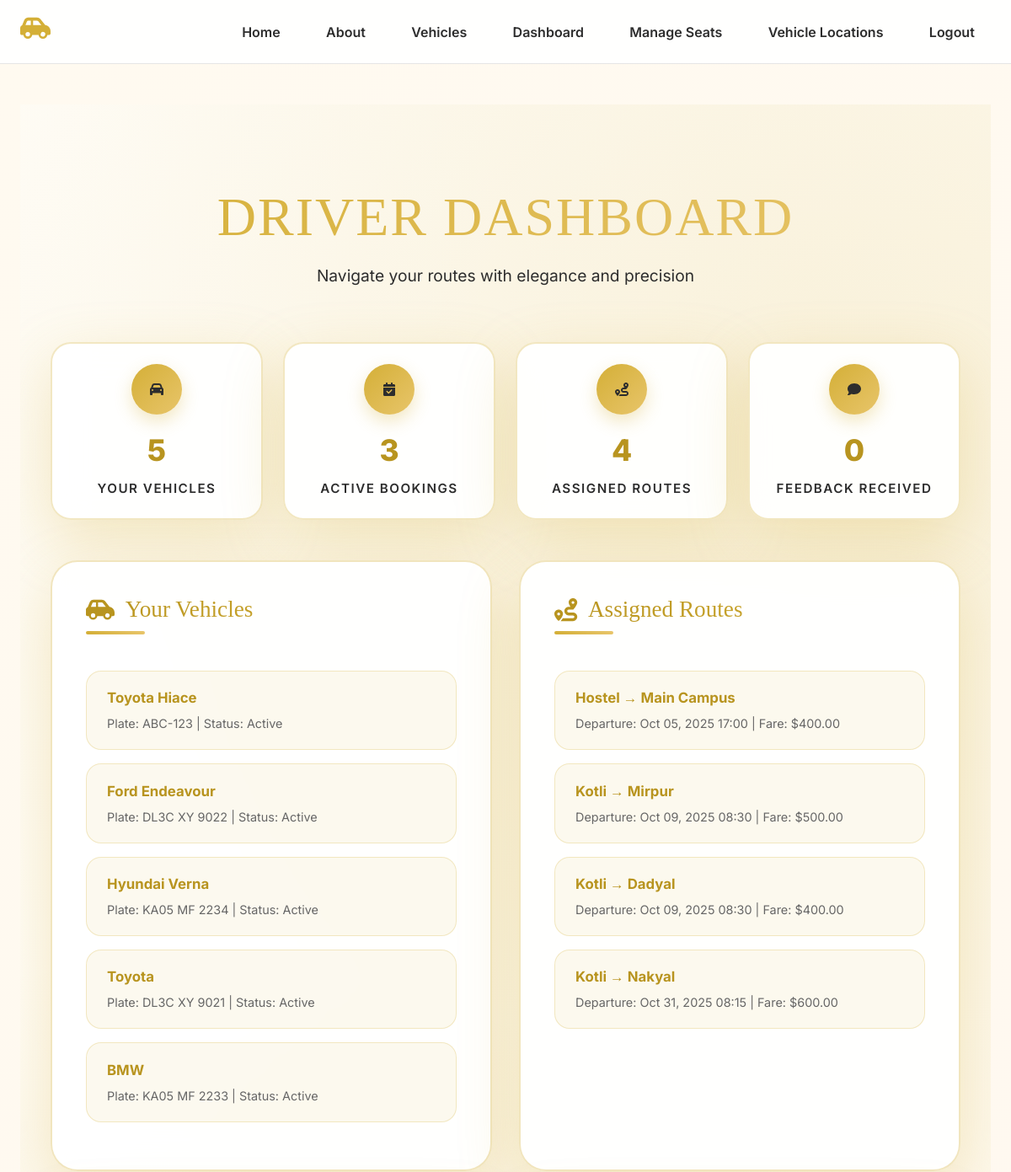
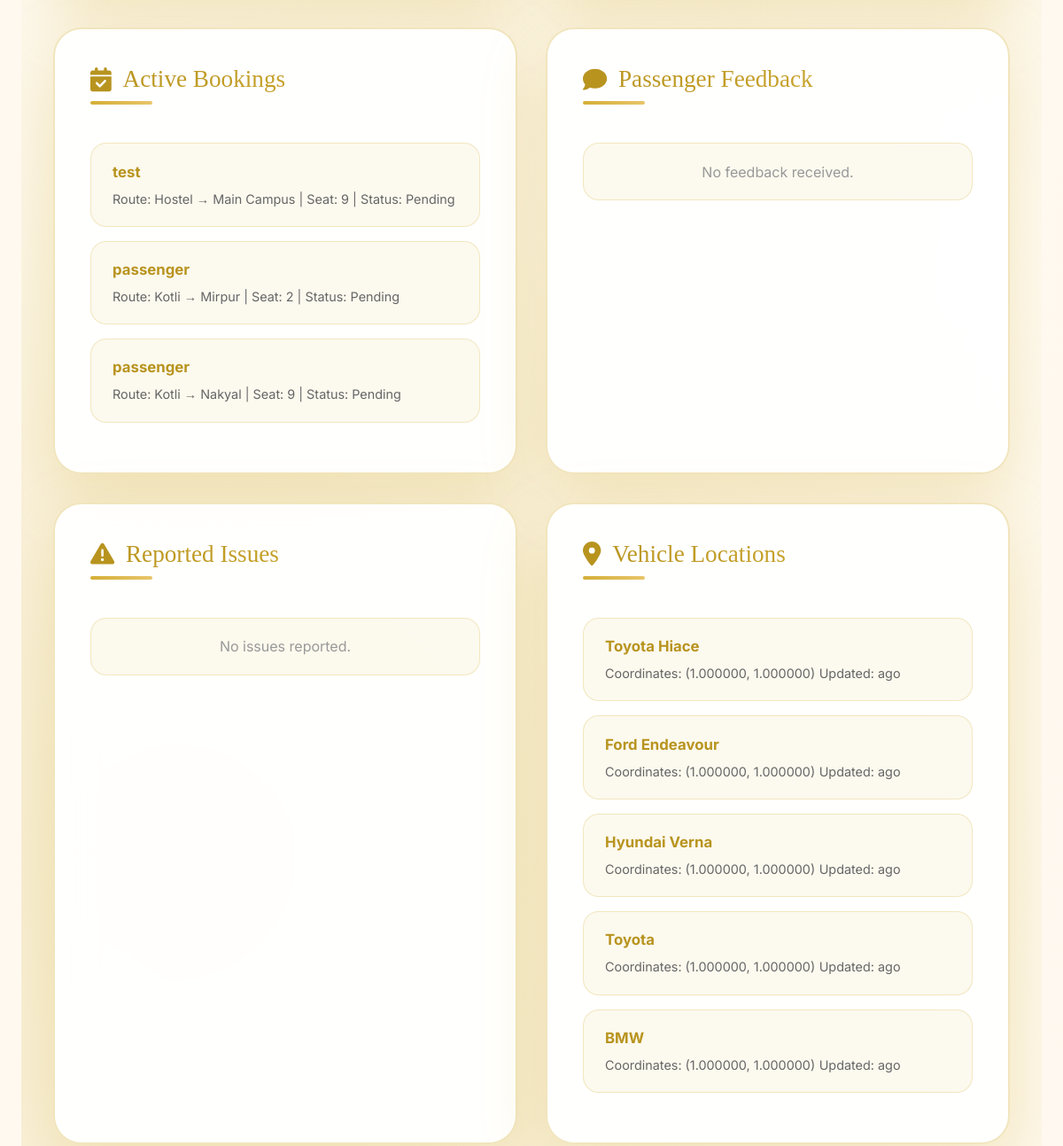
Page /driver/dashboard/ (signed in, upper part) on the earlier database version (2 pictures, top to bottom).
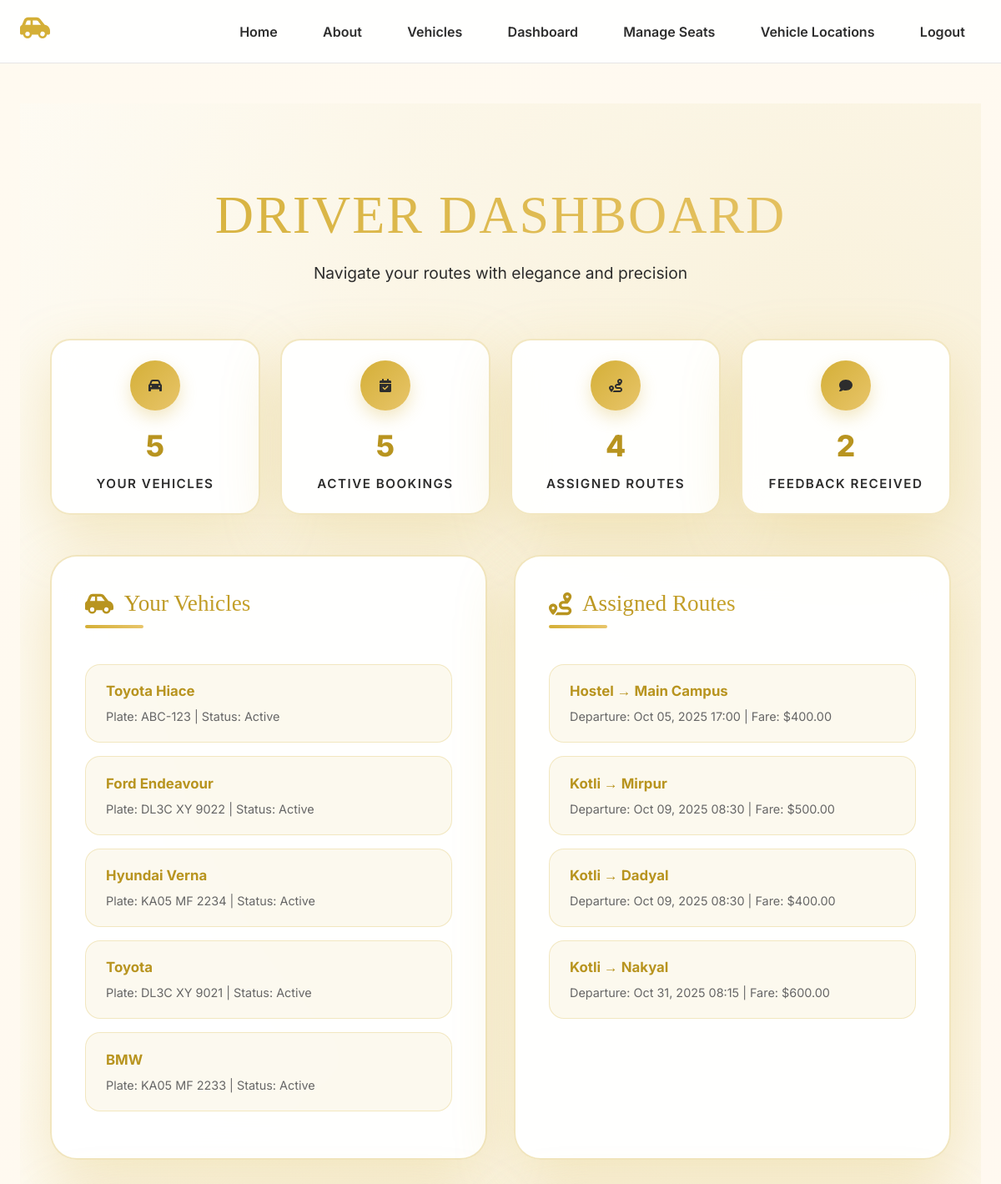
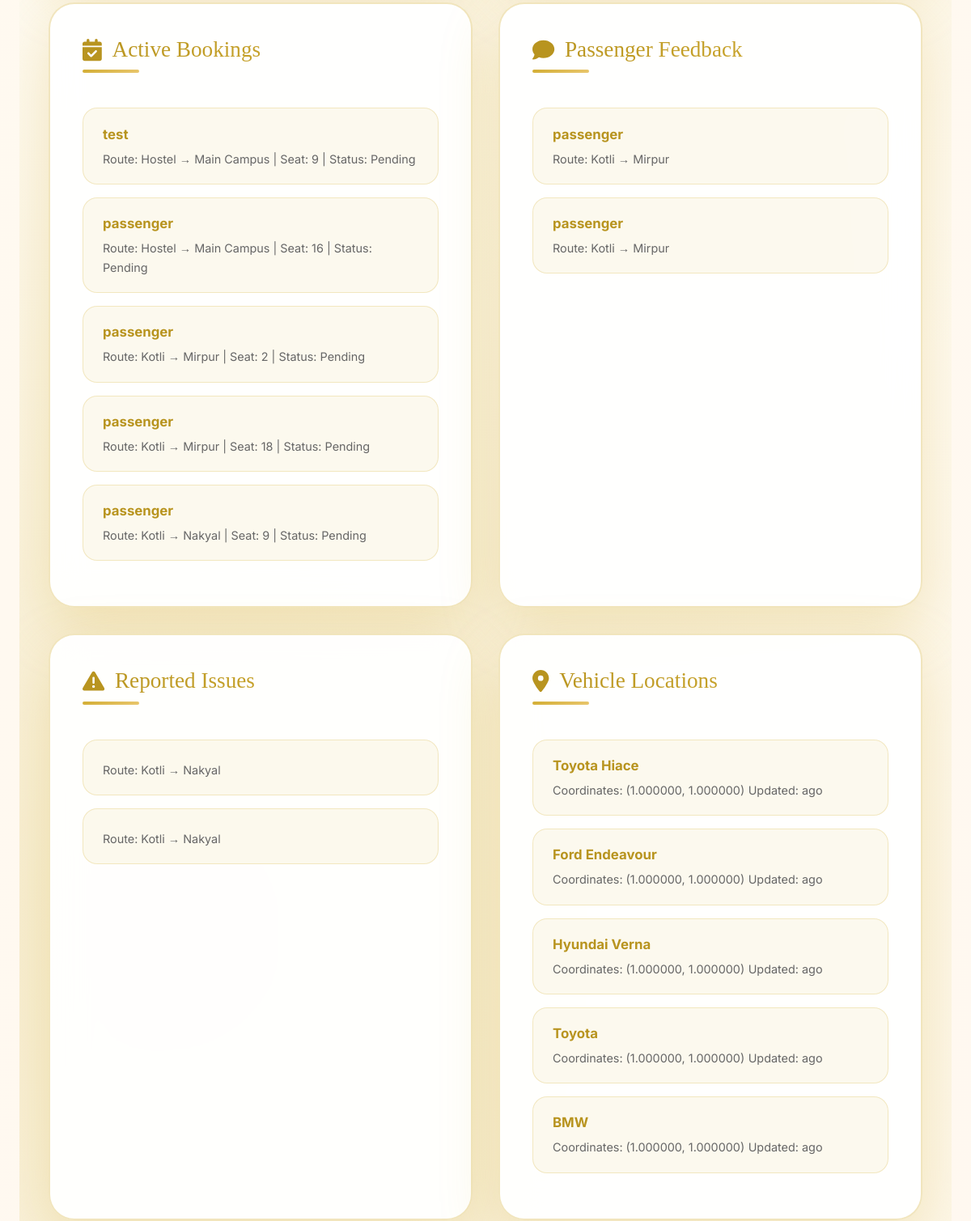
Same page on the later database version (2 pictures, top to bottom).
### main/models.py (models this page shows, shortened)
class Vehicle(models.Model):
    STATUS_CHOICES = [
        ('Active', 'Active'),
        ('Broken', 'Broken'),
    ]
    name = models.CharField(max_length=100)
    number_plate = models.CharField(max_length=20, unique=True)
    driver = models.ForeignKey(
        CustomUser, related_name="driver_vehicles",
        on_delete=models.SET_NULL, null=True
    )
    manager = models.ForeignKey(
        CustomUser, related_name="manager_vehicles",
        on_delete=models.SET_NULL, null=True
    )
    status = models.CharField(max_length=10, choices=STATUS_CHOICES, default='Active')

class Route(models.Model):
    vehicle = models.ForeignKey(Vehicle, on_delete=models.CASCADE)
    manager = models.ForeignKey(CustomUser, on_delete=models.CASCADE, related_name='managed_routes')
    start_location = models.CharField(max_length=100)
    end_location = models.CharField(max_length=100)
    departure_time = models.DateTimeField()
    arrival_time = models.DateTimeField()
    fare = models.DecimalField(max_digits=10, decimal_places=2)
    vip_seats = models.PositiveIntegerField(default=0)
    std_seats = models.PositiveIntegerField(default=0)
    image = models.ImageField(upload_to='route_images/', null=True, blank=True)

class Booking(models.Model):
    STATUS_CHOICES = [
        ('Confirmed', 'Confirmed'),
        ('Pending', 'Pending'),
    ]
    user = models.ForeignKey(CustomUser, on_delete=models.CASCADE)
    route = models.ForeignKey(Route, on_delete=models.CASCADE)
    seat = models.ForeignKey(Seat, on_delete=models.CASCADE)
    fare = models.DecimalField(max_digits=8, decimal_places=2)
    status = models.CharField(max_length=10, choices=STATUS_CHOICES, default='Pending')

class CustomUser(AbstractUser):
    phone_number = models.CharField(max_length=15, blank=True, null=True)
    address = models.TextField(blank=True, null=True)

class Seat(models.Model):
    SEAT_TYPE_CHOICES = [
        ('VIP', 'VIP'),
        ('STD', 'Standard'),
    ]
    vehicle = models.ForeignKey(Vehicle, on_delete=models.CASCADE)
    seat_number = models.CharField(max_length=10)
    seat_type = models.CharField(max_length=3, choices=SEAT_TYPE_CHOICES)
    fare = models.DecimalField(max_digits=8, decimal_places=2)
    is_available = models.BooleanField(default=True)

class VehicleLocation(models.Model):
    vehicle = models.ForeignKey(Vehicle, on_delete=models.CASCADE)
    latitude = models.DecimalField(max_digits=9, decimal_places=6)
    longitude = models.DecimalField(max_digits=9, decimal_places=6)
    updated_at = models.DateTimeField(auto_now=True)

class Feedback(models.Model):
    user = models.ForeignKey(CustomUser, on_delete=models.CASCADE)
    route = models.ForeignKey(Route, on_delete=models.CASCADE, null=True, blank=True)  # ✅ allow null
    rating = models.IntegerField(
        validators=[MinValueValidator(1), MaxValueValidator(5)],
        help_text="Rate from 1 (poor) to 5 (excellent)"
    )
    comment = models.TextField(max_length=500, blank=True)
    created_at = models.DateTimeField(auto_now_add=True)

class Issue(models.Model):
    STATUS_CHOICES = [
        ('Open', 'Open'),
        ('In Progress', 'In Progress'),
        ('Resolved', 'Resolved'),
    ]
    user = models.ForeignKey(CustomUser, on_delete=models.CASCADE)
    booking = models.ForeignKey(Booking, on_delete=models.CASCADE, null=True, blank=True)
    route = models.ForeignKey(Route, on_delete=models.CASCADE, null=True, blank=True)
    description = models.TextField(max_length=1000)
    status = models.CharField(max_length=20, choices=STATUS_CHOICES, default='Open')
    created_at = models.DateTimeField(auto_now_add=True)
    updated_at = models.DateTimeField(auto_now=True)

### main/views.py (the view)
# urls.py: path('driver/dashboard/', views.driver_dashboard, name='driver_dashboard'),
@login_required
def driver_dashboard(request):
    if not request.user.groups.filter(name="Driver").exists():
        return redirect("home")
    vehicles = Vehicle.objects.filter(driver=request.user)
    routes = Route.objects.filter(vehicle__in=vehicles)
    bookings = Booking.objects.filter(route__in=routes).select_related("route", "user", "seat")
    feedback = Feedback.objects.filter(route__in=routes)
    issues = Issue.objects.filter(route__in=routes)
    locations = VehicleLocation.objects.filter(vehicle__in=vehicles)
    return render(
        request,
        "driver/driver_dashboard.html",
        {
            "vehicles": vehicles,
            "routes": routes,
            "bookings": bookings,
            "feedback": feedback,
            "issues": issues,
            "locations": locations,
        },
    )

### main/templates/driver/driver_dashboard.html (shortened to what the changed rows need)
{% extends 'base.html' %}
{% load static %}
{% block content %}
<section class="dashboard-section">
  <div class="container">
    <div class="dashboard-header">
      <h1>Driver Dashboard</h1>
    </div>
    <div class="stats-bar">
      <div class="stat-card">
        <div class="stat-icon">
          <i class="fas fa-calendar-check"></i>
        </div>
        <div class="stat-value">{{ bookings|length }}</div>
        <div class="stat-label">Active Bookings</div>
      </div>
      <div class="stat-card">
        <div class="stat-icon">
          <i class="fas fa-comment"></i>
        </div>
        <div class="stat-value">{{ feedback|length }}</div>
        <div class="stat-label">Feedback Received</div>
      </div>
    </div>
    <div class="main-grid">
      <div class="card">
        <ul class="item-list">
          {% for vehicle in vehicles %}
            <li class="item">
              <div style="display: flex; align-items: center;">
                <div>
                  <strong>{{ vehicle.name }}</strong>
                  <small>Plate: {{ vehicle.number_plate }} | Status: {{ vehicle.status }}</small>
                </div>
              </div>
            </li>
          {% empty %}
            <li class="item" style="justify-content: center; color: #999;">
              No vehicles assigned.
            </li>
          {% endfor %}
        </ul>
      </div>
      <div class="card">
        <ul class="item-list">
          {% for route in routes %}
            <li class="item">
              <div style="display: flex; align-items: center;">
                <div>
                  <strong>{{ route.start_location }} → {{ route.end_location }}</strong>
                  <small>Departure: {{ route.departure_time|date:"M d, Y H:i" }} | Fare: ${{ route.fare }}</small>
                </div>
              </div>
            </li>
          {% empty %}
            <li class="item" style="justify-content: center; color: #999;">
              No routes assigned.
            </li>
          {% endfor %}
        </ul>
      </div>
      <div class="card">
        <ul class="item-list">
          {% for booking in bookings %}
            <li class="item">
              <div style="display: flex; align-items: center;">
                <div>
                  <strong>{{ booking.user.username }}</strong>
                  <small>Route: {{ booking.route.start_location }} → {{ booking.route.end_location }} | Seat: {{ booking.seat.seat_number }} | Status: {{ booking.status }}</small>
                </div>
              </div>
            </li>
          {% empty %}
            <li class="item" style="justify-content: center; color: #999;">
              No bookings yet.
            </li>
          {% endfor %}
        </ul>
      </div>
      <div class="card">
        <ul class="item-list">
          {% for feedback in feedback %}
            <li class="item">
              <div>
                <strong>{{ feedback.user.username }}</strong>
                {% if feedback.route %}
                  <small>Route: {{ feedback.route.start_location }} → {{ feedback.route.end_location }}</small>
                {% endif %}
              </div>
            </li>
          {% empty %}
            <li class="item" style="justify-content: center; color: #999;">
              No feedback received.
            </li>
          {% endfor %}
        </ul>
      </div>
      <div class="card">
        <ul class="item-list">
          {% for issue in issues %}
            <li class="item">
              <div>
                {% if issue.route %}
                  <small>Route: {{ issue.route.start_location }} → {{ issue.route.end_location }}</small>
                {% endif %}
              </div>
            </li>
          {% empty %}
            <li class="item" style="justify-content: center; color: #999;">
              No issues reported.
            </li>
          {% endfor %}
        </ul>
      </div>
      <div class="card">
        <ul class="item-list">
          {% for location in locations %}
            <li class="item">
              <div>
                <strong>{{ location.vehicle.name }}</strong>
                <small>Coordinates: ({{ location.latitude }}, {{ location.longitude }})</small>
                <small>Updated: {{ location.timestamp|timesince }} ago</small>
              </div>
            </li>
          {% empty %}
            <li class="item" style="justify-content: center; color: #999;">
              No location data.
            </li>
          {% endfor %}
        </ul>
      </div>
    </div>
  </div>
</section>
{% endblock %}

Differences in the rows shown:
added Booking: user.username "passenger", route.start_location "Hostel", route.end_location "Main Campus", seat.seat_number "16", status "Pending"
added Booking: user.username "passenger", route.start_location "Kotli", route.end_location "Mirpur", seat.seat_number "18", status "Pending"
added Feedback: user.username "passenger", route.start_location "Kotli", route.end_location "Mirpur"
added Feedback: user.username "passenger", route.start_location "Kotli", route.end_location "Mirpur"
added Issue: route.start_location "Kotli", route.end_location "Nakyal"
added Issue: route.start_location "Kotli", route.end_location "Nakyal"
Other differences:
{{ bookings|length }}: "3" → "5"
{{ feedback|length }}: "0" → "2"
text no longer shown: "No feedback received. No issues reported."
